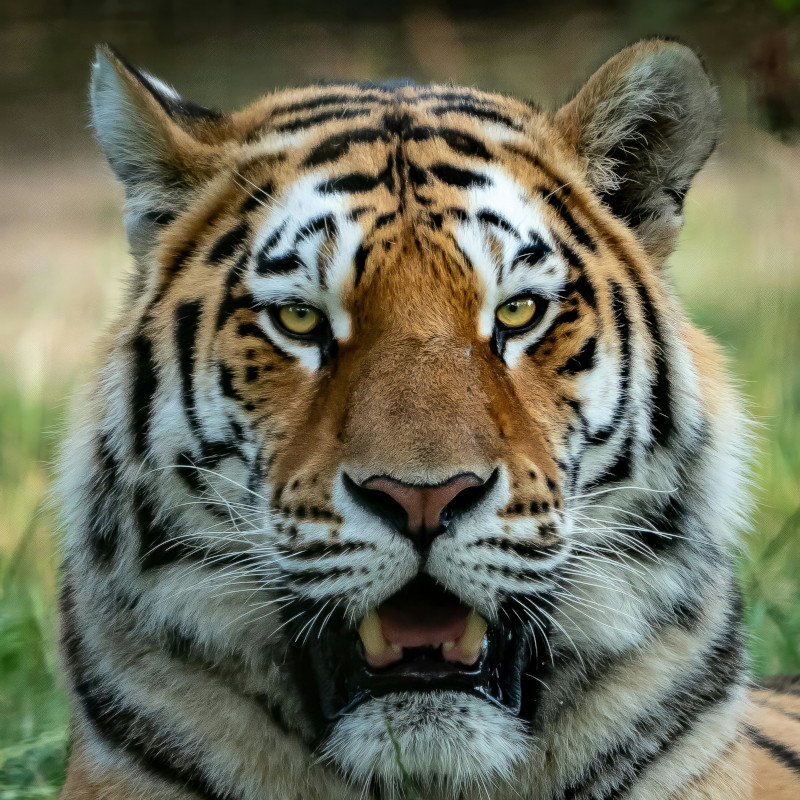
#> input picture Visao-Computacional/filtragem/images/pexels-arkay-19196895.jpg, 800 x 800 px
$ python -i filtering.py   (imports and definitions only)   (older library calls are emulated)
#> lines starting #> are read from the running program, lines starting #| are printed output that depends on the picture
import cv2
import math
import numpy as np

#oPENcV por padrão lê a imagem em BGR
# [13 lines left out: functions read_image, resize_image, not called in this run]

#Filtro suavização de média -- linear
#calcula a média dos valores dos pixels dentro da área do kernel.
def average_filter(image,kernel_size):
    image = cv2.blur(image,(kernel_size,kernel_size))
    return image

# Média ponderada usando distrib Gaussiana. -- linear
# usa um kernel cujos valores são determinados pela função de distribuição Gaussiana.
#Ele atribui maior peso ao pixel central e pesos menores à medida que se distancia do centro, o que resulta em um efeito de suavização mais natural.
# Quão maior o desvio padrão (siigma) maior a suavização
# [4 lines left out: function gaussian_filter, not called in this run]

#Filtro de Mediana -- não linear
# Substitui o valor do pixel central pela mediana dos valores na vizinhança do pixel central (inclui o pixel central)
# Eficiente para remover ruídos (como sal e pimenta)
# Mantém bordas e detalhes importantes produzindo um borramento ou blur reduzido em relação aos filtros lineares (média) utilizando máscaras de tamanho similar.
def median_filter(image,kernel_size):
    image = cv2.medianBlur(image,kernel_size)
    return image

#ruídos
# [8 lines left out: function salt_and_pepper_noise, not called in this run]

#Filtro de Sobel - detecção de bordas horizontais e verticais
#Aplica a operação de convolução utilizando dois kernels,
#Resulta em duas imagens chamadas de gradiente, uma representando as bordas horizontais e outra as bordas verticais.
#A magnitude do gradiente, calculada como a combinação das duas imagens gradiente, é frequentemente usada para identificar bordas fortes na imagem.
def sobel_filter(image):
    if len(image.shape) > 2: #imagem eh colorida
        gray_image = cv2.cvtColor(image,cv2.COLOR_RGB2GRAY)
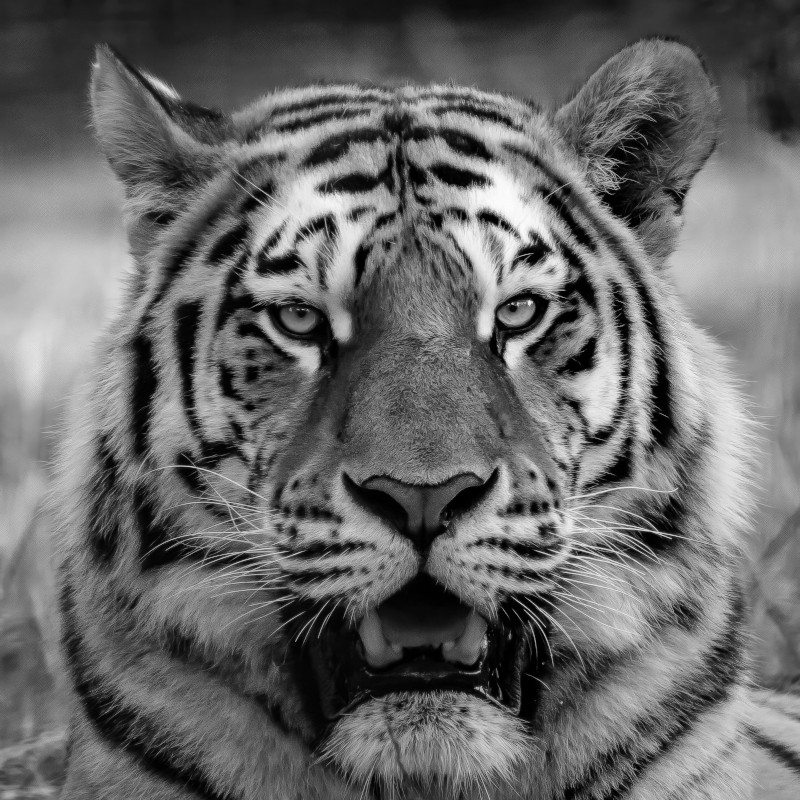
#> gray_image: shape (800, 800); min 0, max 253, mean 105.1
    else:
        gray_image = image
    #detectar bordas na direcao x (verticais)
    sobel_x = cv2.Sobel(gray_image, cv2.CV_64F,1,0,ksize=3) #kernel1
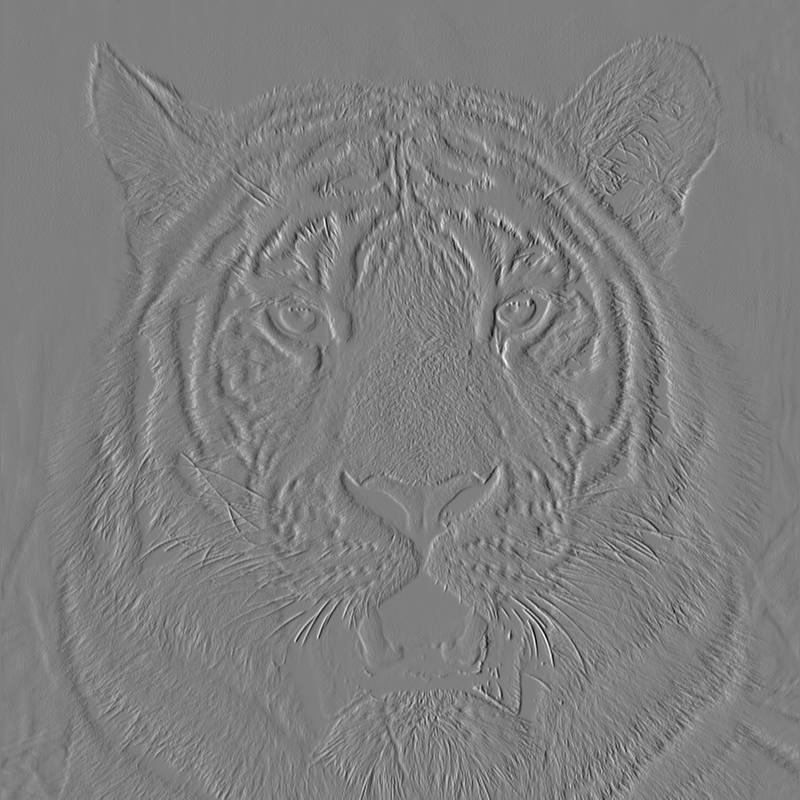
#> sobel_x: shape (800, 800) float64; min -613, max 618, mean -0.1; drawn with min black and max white
    #detectar bordas na direcao y (horizontais)
    sobel_y = cv2.Sobel(gray_image, cv2.CV_64F,0,1,ksize=3) #kernel2
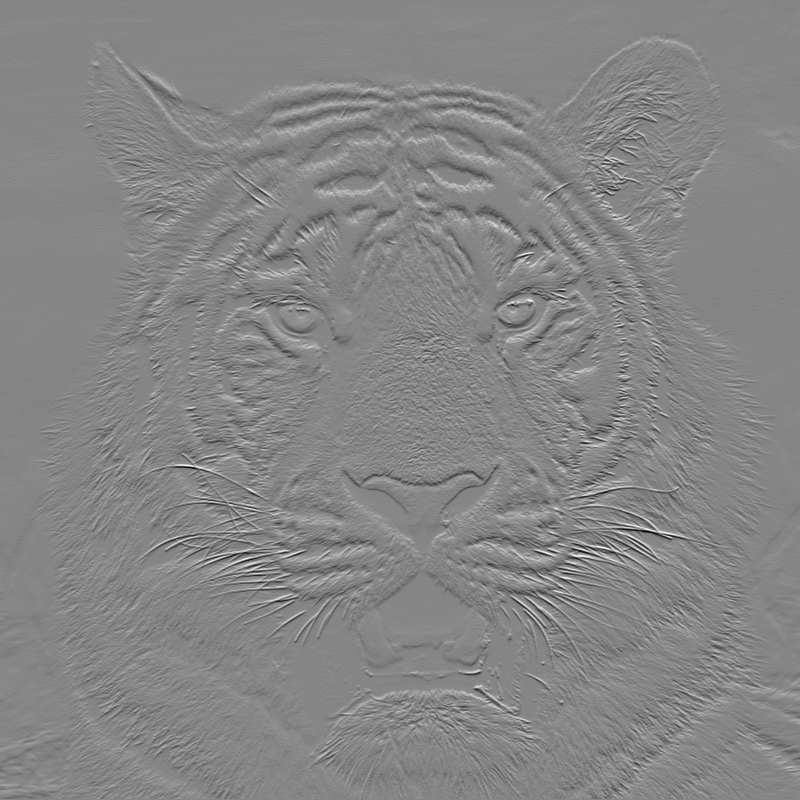
#> sobel_y: shape (800, 800) float64; min -759, max 688, mean 0.7; drawn with min black and max white

    #magnitude dos gradientes
    gradient_magnitude = np.sqrt(np.square(sobel_x) + np.square(sobel_y))
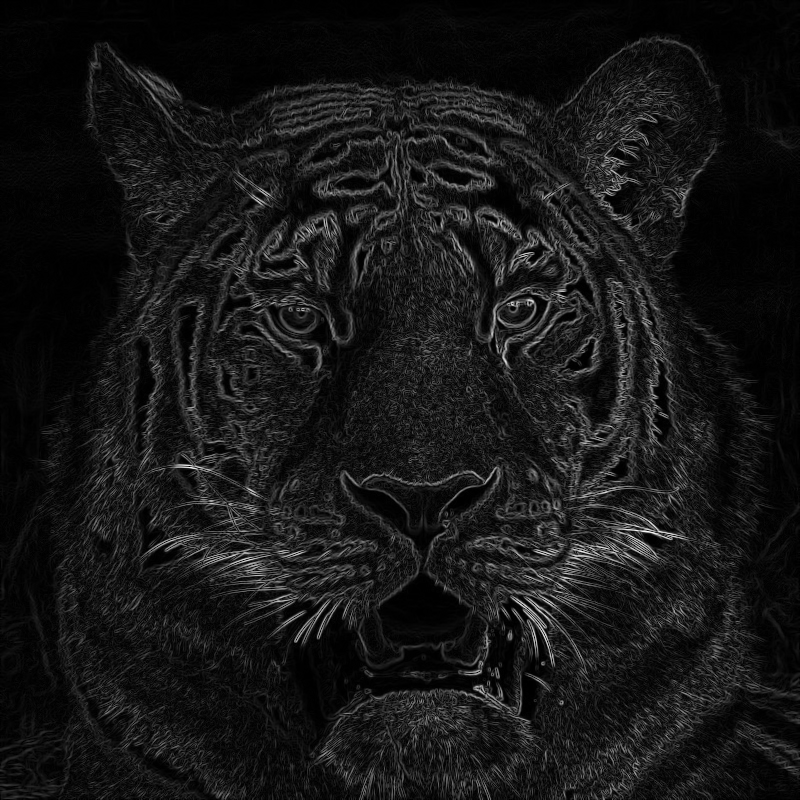
#> gradient_magnitude: shape (800, 800) float64; min 0, max 762, mean 68.8; drawn with min black and max white

    #normalizar para o intervalo [0,255]
    gradient_magnitude *= 255.0 / gradient_magnitude.max()
    edge_image = np.uint8(gradient_magnitude)
    #filtro de sobel acaba aqui
    if len(image.shape) > 2: #imagem eh colorida
        edge_image = cv2.cvtColor(edge_image,cv2.COLOR_GRAY2RGB)
#> edge_image: shape (800, 800, 3)

    #image = cv2.add(image,edge_image)
    image = cv2.addWeighted(image, 0.7, edge_image, 0.3, 0) # mesclando com a imagem de entrada para realçar as bordas
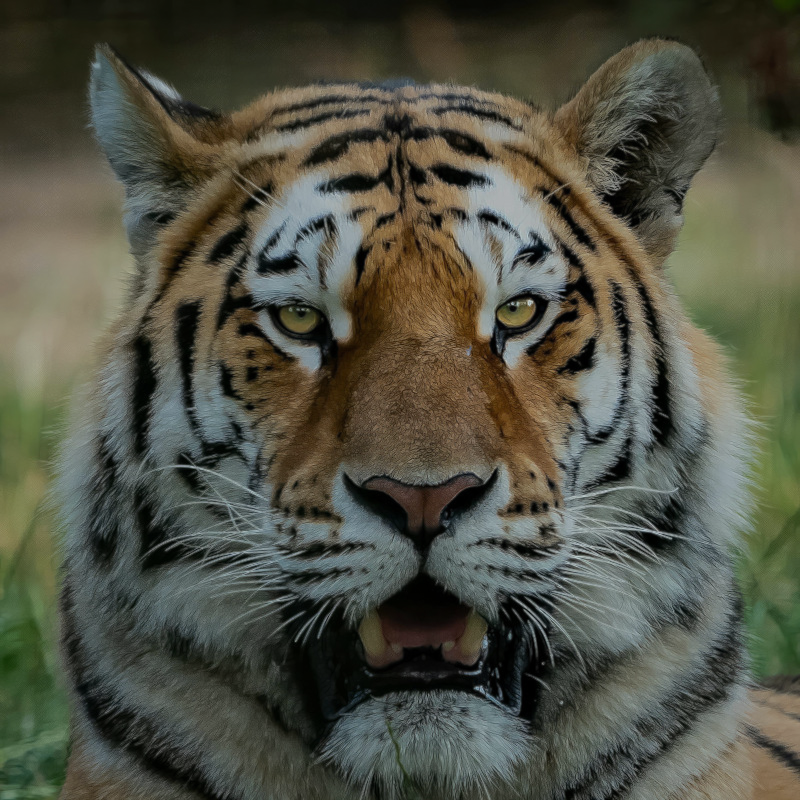
#> image: shape (800, 800, 3); mean R, G, B 81.3, 82.1, 68.6

    return image

# utiliza um kernel Laplaciano que realça mudanças abruptas na intensidade dos pixels
# destaca as bordas e os detalhes finos, aumentando a nitidez da imagem.
# [17 lines left out: functions laplacian_filter, highboost_filter, not called in this run]

>>> import cv2
>>> picture = cv2.cvtColor(cv2.imread('images/pexels-arkay-19196895.jpg'), cv2.COLOR_BGR2RGB)
>>> result = sobel_filter(picture)
